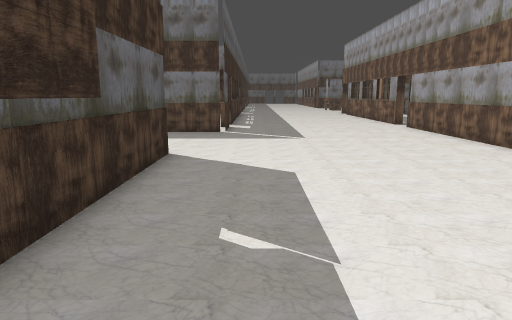
view 1 (above)

15 first-person views from a walk through a 3-D level made in the Godot game engine. The camera is 1.5 m above the floor, tilts 10° down and sees 70° across. The floor is counted in squares, 1 m on a side. Each view is taken from the middle of a square. On the plan, view 1 faces up. The plan holds only what a view shows up to about 16 squares ahead; the rest is blank. The place goes on beyond the plan. Door leaves are left out where a doorway can be walked through. Some surface patterns are stand-ins.

view 2
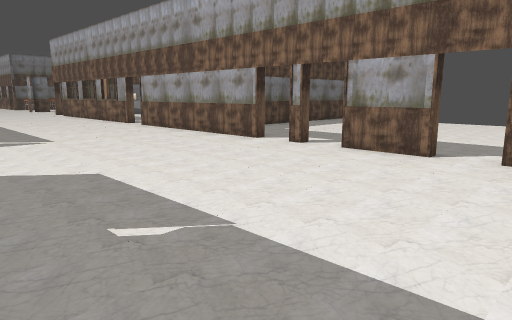

view 3
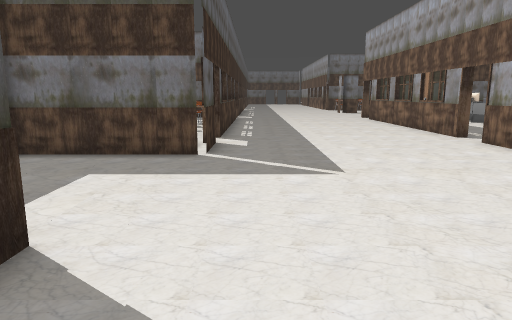

view 4
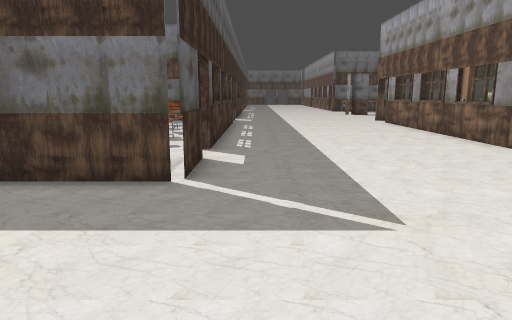

view 5
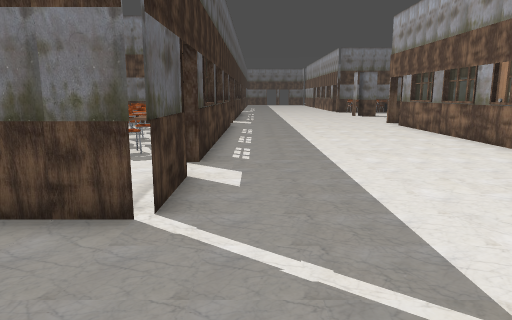

view 6
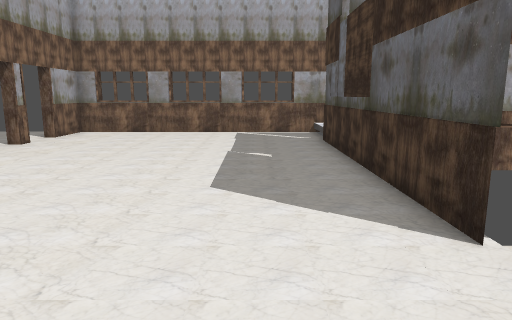

view 7
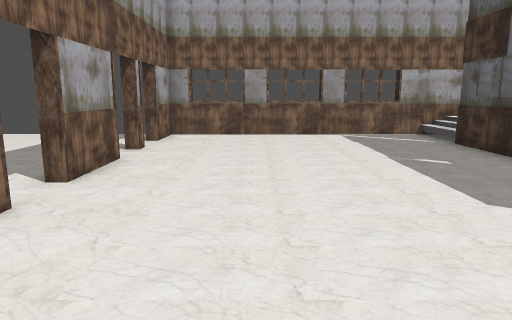

view 8
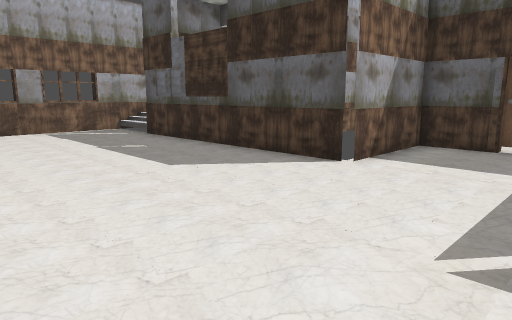

view 9
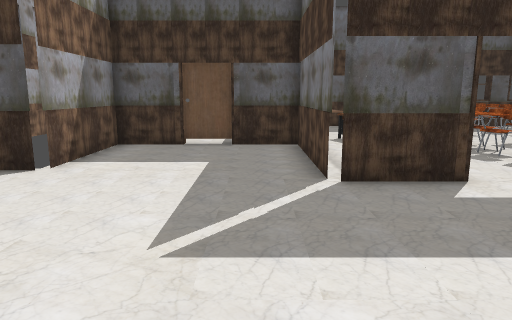

view 10
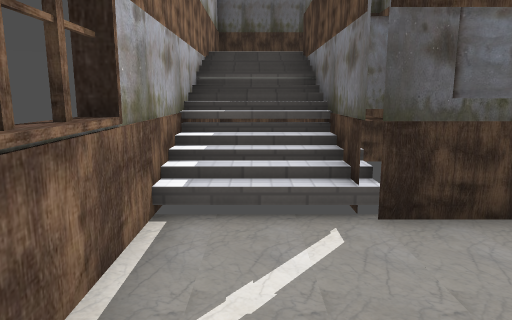

view 11
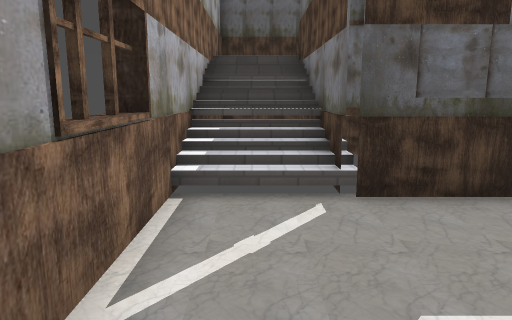

view 12
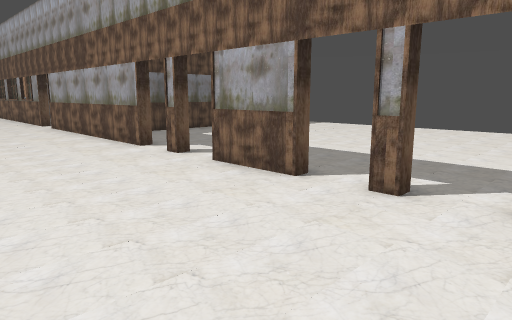

view 13
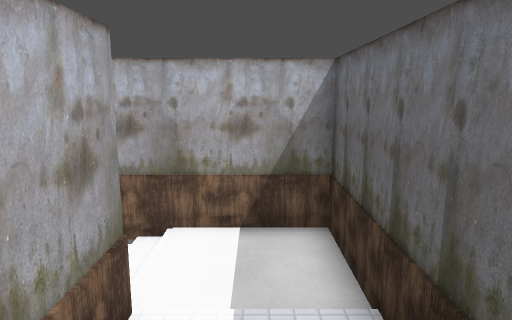

view 14
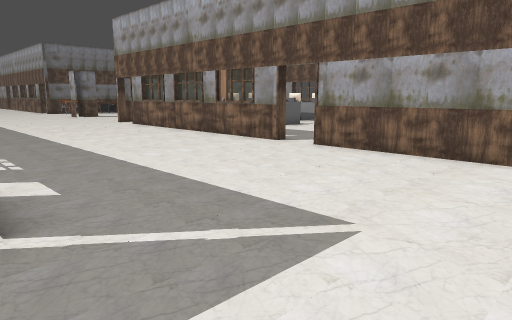

view 15
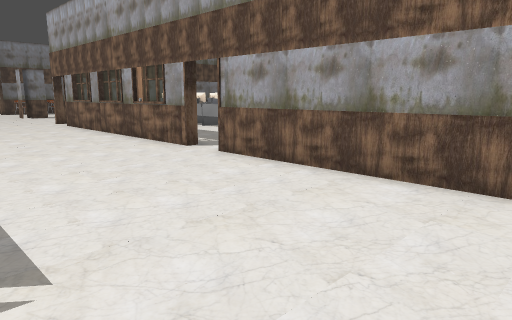

### Floor plan
Key: @ floor where view 1 was taken; # wall or solid block; . main floor; : floor 2.75 m higher than the main floor; + floor 3.5 m higher than the main floor; / step, stairs or slope; D open door; = window, fence, low wall or low ledge; v drop or lower ground.
Columns run from 11 left of view 1 to 9 right of it. Each row starts with its distance up from view 1.
 27           =.......=#
 26           #.......##
 25           =.......=#
 24           =.......=#
 23          ##.......##
 22           =.......##.
 21           =.......=#.
 20          ##.......##.
 19          #D.......DD.
 18           D.......DD
 17           #.......##
 16          ##.......#
 15      #####........#
 14      #............#
 13      #............#
 12      #............#
 11      #............#
 10      ####.........##.
  9         ##...........
  8          #...........
  7          #...........
  6          #..........
  5  ##      v........##.
  4  +       v........##.
  3          v...........
  2 # ####   #...........
  1 #/## # ###...........
  0 #::#####=..@.........
 -1 #:://////.........##.
 -2 ##########==#==#==#
 -3          ##########

Positions as (right, up) in squares from view 1, and headings:
1: (0, 0), facing up
2: (-2, 0), facing up-right
3: (0, 6), facing up
4: (0, 9), facing up
5: (0, 11), facing up
6: (0, 13), facing down
7: (4, 12), facing down
8: (5, 14), facing down-left
9: (5, 14), facing left
10: (2, -1), facing left
11: (3, -1), facing left
12: (2, -1), facing up-right
13: (-10, 4), facing down
14: (-2, 11), facing up-right
15: (1, 10), facing up-right
